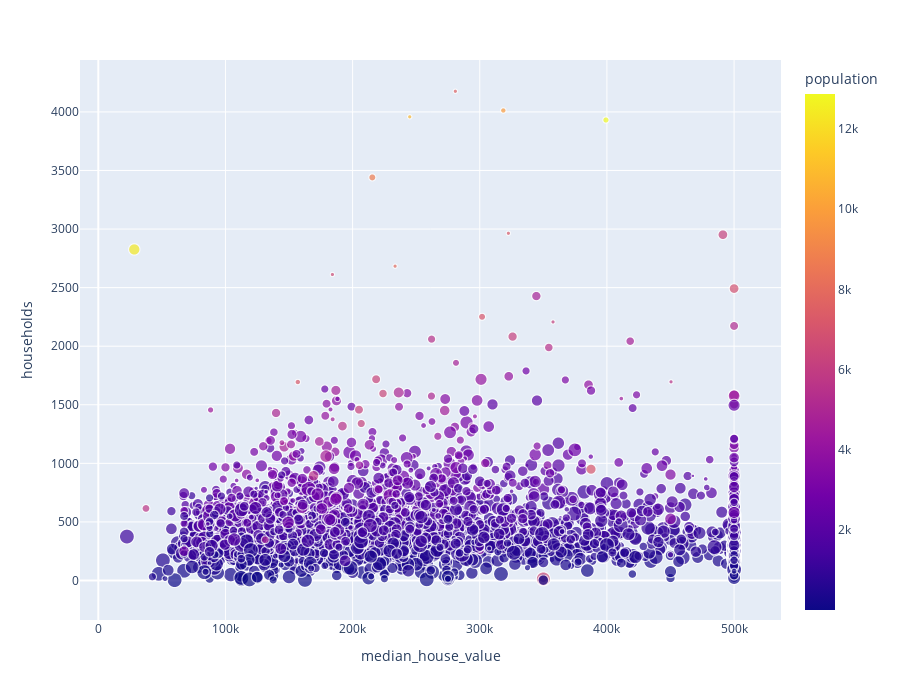

Write notebook code for a chart like this one.
### Markdown cell above
### Visualization

### Code cell
import plotly.express as px
px.scatter(dfr, x='median_house_value', y='households', size='housing_median_age', color="population", size_max=15, height=700)

### Figure 1 — Plotly figure (JSON) as saved in the notebook; plotly's stock layout.template omitted (floating-point values rounded to 4 significant figures; data arrays with more than 128 entries replaced by an {"elided": "..."} marker saying what was removed)
{"data": [{"hovertemplate": "median_house_value=%{x}<br>households=%{y}<br>housing_median_age=%{marker.size}<br>population=%{marker.color}<extra></extra>", "legendgroup": "", "marker": {"color": {"elided": "2658 int values"}, "coloraxis": "coloraxis", "size": {"elided": "2658 int values"}, "sizemode": "area", "sizeref": 0.2311, "symbol": "circle"}, "mode": "markers", "name": "", "showlegend": false, "type": "scattergl", "x": {"elided": "2658 int values"}, "xaxis": "x", "y": {"elided": "2658 int values"}, "yaxis": "y"}], "layout": {"coloraxis": {"colorbar": {"title": {"text": "population"}}, "colorscale": [[0, "#0d0887"], [0.1111, "#46039f"], [0.2222, "#7201a8"], [0.3333, "#9c179e"], [0.4444, "#bd3786"], [0.5556, "#d8576b"], [0.6667, "#ed7953"], [0.7778, "#fb9f3a"], [0.8889, "#fdca26"], [1, "#f0f921"]]}, "height": 700, "legend": {"itemsizing": "constant", "tracegroupgap": 0}, "margin": {"t": 60}, "xaxis": {"anchor": "y", "domain": [0, 1], "title": {"text": "median_house_value"}}, "yaxis": {"anchor": "x", "domain": [0, 1], "title": {"text": "households"}}}}
